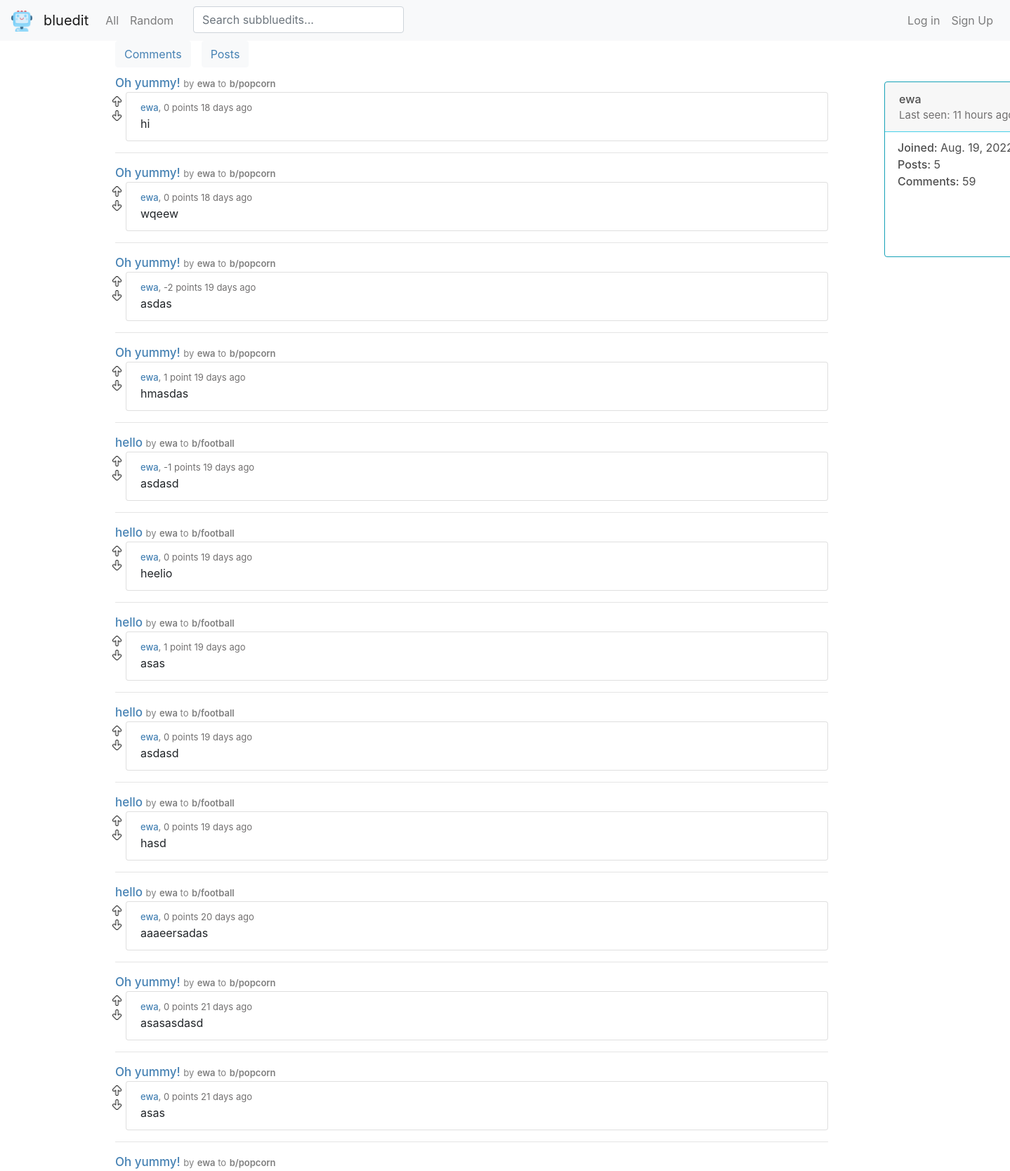
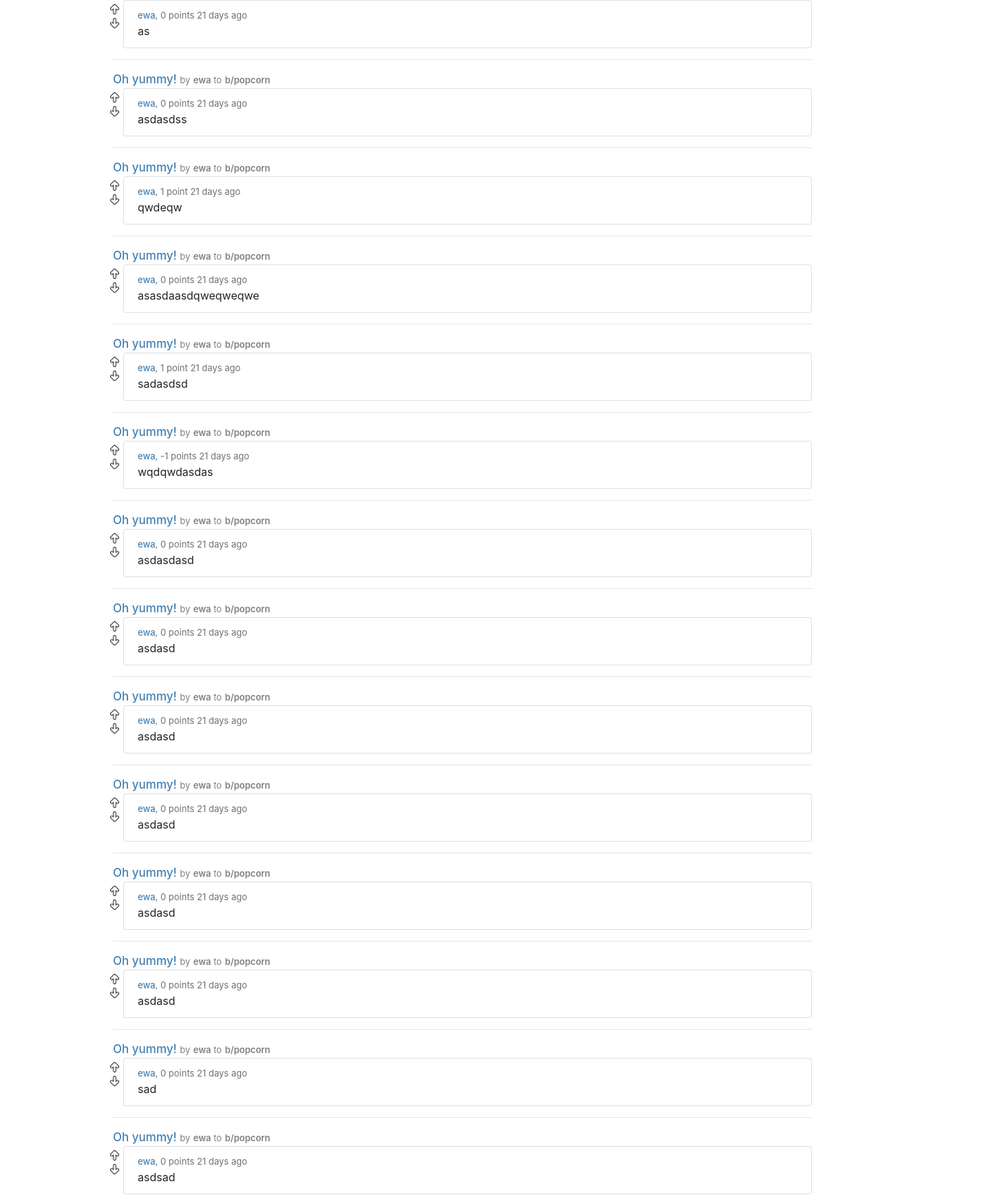
The page /user/ewa (upper part) on the database its author committed (2 pictures, top to bottom).
### bluedit/models.py (models this page shows)
class Comment(models.Model):
    text = models.CharField(max_length=512)
    user = models.ForeignKey(User, on_delete=models.CASCADE, related_name='comments')
    date = models.DateTimeField(auto_now_add=True)
    post = models.ForeignKey(Post, on_delete=models.CASCADE, related_name='comments')
    vote_count = models.IntegerField(default=0)
    parent = models.ForeignKey('self', on_delete=models.CASCADE, related_name='child', null=True, blank=True)
    tree_level = models.IntegerField(default=0, null=True, blank=True)
    class Meta:
        ordering = ['-date']

class Post(models.Model):
    title = models.CharField(max_length=64)
    description = models.CharField(max_length=512, null=True)
    image = models.URLField(null=True)
    date = models.DateTimeField(auto_now_add=True)
    user = models.ForeignKey(User, on_delete=models.CASCADE, related_name='posts')
    subbluedit = models.ForeignKey(Subbluedit, on_delete=models.CASCADE, related_name='posts')
    vote_count = models.IntegerField(default=0)
    class Meta:
        ordering = ['-date']

class User(AbstractUser):
    pass

class Subbluedit(models.Model):
    name = models.CharField(max_length=20, unique=True)
    description = models.CharField(max_length=128)
    user = models.ForeignKey(User, on_delete=models.CASCADE)
    members = models.ManyToManyField(User, default=None, related_name='subs')
    member_count = models.IntegerField(default=0)
    date = models.DateTimeField(auto_now_add=True)
    def __str__(self):
         return self.name

### bluedit/views.py (the view)
# urls.py: path('user/<str:username>', views.user, name='user'),
def user(request, username):
    profile_user = User.objects.get(username=username)
    user_id = request.user.id
    comments = profile_user.comments.all()
    votelist = []
    try:
        user = User.objects.get(pk=user_id)
        for comment in comments:
            if user.votes.filter(comment=comment).exists():
                vote_type = user.votes.get(comment=comment).vote_type
                votelist.append(vote_type)
            else:
                votelist.append(False)
    except User.DoesNotExist:
        for comment in comments:
            votelist.append(False)
    date_time_list = time_passed(comments)
    datelist = date_time_list[0]
    timeunit = date_time_list[1]
    zipped = zip(comments, votelist, datelist, timeunit)
    date = profile_user.date_joined.date()
    post_count = profile_user.posts.all().count()
    comment_count = profile_user.comments.all().count()
    list_of_two = date_to_time(profile_user.last_login)
    time = list_of_two[0]
    unit = list_of_two[1]
    unit.strip()
    return render(request, 'bluedit/user2.html', {
        'comments': comments,
        'profile_user': profile_user,
        'zipped': zipped,
        'date': date,
        'post_count': post_count,
        'comment_count': comment_count,
        'time': time,
        'unit': unit
    })

### bluedit/context_processors.py (called while the page is built)
def sub_list(request):
    try:
        user_id = request.user.id
        user = User.objects.get(pk=user_id)
        sub_list = user.subs.all()
        subs = []
        for sub in sub_list:
            subs.append(sub.name)
    except User.DoesNotExist:
        subs = []
    return {
        'subs': subs
    }

### bluedit/templates/bluedit/user2.html (shortened to what this page needs)
{% extends 'bluedit/layout.html' %}
{% load crispy_forms_tags %}
{% load static %}
{% block body %}
<div class="submit-options">
    <div class="row">
      <button id='submit-option' hx-get="{% url 'user_option' profile_user.username 'comments' %}" hx-target="#submit-form" class="btn btn-light"><span class="submit-options-text">Comments</span></button>
      <button id='submit-option' hx-get="{% url 'user_option' profile_user.username 'posts' %}" hx-target="#submit-form" class="btn btn-light"><span class="submit-options-text"></class>Posts</span></button>
    </div>
</div>
<div class="row">
  <div class="col-11">
    <div id="submit-form" hx-swap="innerHTML">
        {% for comment, vote_type, date, timeunit in zipped %}
        <a class='title-view' style="font-size: 17px;" href="{% url 'post' comment.post.id %}">{{comment.post.title}}</a> <span style="font-size: 13px; color: grey;" class="comment-text">by</span>
                <a style="font-size: 13px; color: grey; font-weight: 600;" href="{% url 'user' comment.post.user.username %}">{{comment.post.user.username}}</a><span style="font-size: 13px; color: grey;"class="comment-text"> to</span>
                <a style="font-size: 13px; color: grey; font-weight: 600;" href="{% url 'subbluedit' comment.post.subbluedit %}">b/{{comment.post.subbluedit}}</a>
        {% include 'bluedit/blocks/comment-block-no-tree.html' %}
        <hr>
        {% endfor %}
    </div>
  </div>
    {% include 'bluedit/blocks/card-block-user.html' %}
</div>
{% endblock %}

### bluedit/templates/bluedit/blocks/comment-block-no-tree.html (shortened to what this page needs)
{% load static %}
<div id='comment-block-{{comment.id}}' class="row">
    {% if user.is_authenticated %}
    <div hx-target="#comment-block-{{comment.id}}" hx-swap="outerHTML">
        <div class="vote-top" hx-headers='{"X-CSRFToken": "{{ csrf_token }}"}'>
            {% if vote_type == 'up' %}
            <a style='margin-bottom: 20px;' href="#" hx-put="{% url 'vote' 'comment' comment.id 'up' True %}"><img src="{% static 'images/arrow-up-full.png' %}" width="15" height="15" alt=""></a>
            {% else %}
            <a style='margin-bottom: 20px;' href="#" hx-put="{% url 'vote' 'comment' comment.id 'up' True %}"><img src="{% static 'images/arrow-up.png' %}" width="15" height="15" alt=""></a>
            {% endif %}
        </div>
        <div class="vote-bottom" hx-headers='{"X-CSRFToken": "{{ csrf_token }}"}'>
            {% if vote_type == 'down' %}
            <a href="#" hx-put="{% url 'vote' 'comment' comment.id 'down' True %}"><img src="{% static 'images/arrow-down-full.png' %}" width="15" height="15" alt=""></a>
            {% else %}
            <a href="#" hx-put="{% url 'vote' 'comment' comment.id 'down' True %}"><img src="{% static 'images/arrow-down.png' %}" width="15" height="15" alt=""></a>
            {% endif %}
        </div>
    </div>
    {% else %}
    <div>
        <div class="vote-top">
            <a href="{% url 'login' %}"><img src="{% static 'images/arrow-up.png' %}" width="15" height="15" alt=""></a>
        </div>
        <div class="vote-bottom">
            <a href="{% url 'login' %}"><img src="{% static 'images/arrow-down.png' %}" width="15" height="15" alt=""></a>
        </div>
    </div>
    {% endif %}
    <div class="col" style="padding-left: 5px;">
        <ul class="list-group-item" style='list-style: none;'>
            <li class="comment-top"><a id='name' href='{% url "user" comment.user.username %}'>{{comment.user.username}}</a>,
                <span>
                    {% if comment.vote_count == 1 %}
                    {{comment.vote_count}} point
                    {% else %}
                    {{comment.vote_count}} points
                    {% endif %}
                    {% if timeunit == 'second' %}
                     less than a minute ago
                    {% else %}
                    {{date}} {{timeunit}}{% if date != 1 %}s{% endif %} ago
                    {% endif %}
            </span>
            </li>
            <div hx-target="this" hx-swap="innerHTML">
                <li class="comment-text">{{comment.text}}</li>
            </div>
        </ul>
    </div>
</div>

### bluedit/templates/bluedit/blocks/card-block-user.html
<div class="col-1">
    <div id='card' class="card border-info" style="max-width: 18rem; margin-left: 50px; height: 250px; width: 350px;">
        <div class="card-header" style="border-color: rgb(71, 209, 233);">
            <span style="font-weight: 500; color: rgb(78, 78, 78);">{{profile_user.username}}</span>
            <div style="font-size: 15px; color:rgb(114, 112, 112);">
                Last seen: {{time}} {{unit}}{% if time != 1 %}s {% endif %}
                ago
            </div>
        </div>
        <div class="card-text">
            <div>
                <span style="font-weight: 500;">Joined: </span> {{date}}
            </div>
            <div>
                <span style="font-weight: 500;">Posts: </span> {{post_count}}
            </div>
            <div>
                <span style="font-weight: 500;">Comments:  </span>{{comment_count}}
            </div>
    </div>
</div>

### bluedit/static/bluedit/styles.css (style rules this page uses)
ul, li { list-style: none; }
.title-view { font-size: 22px; color: #4682B4; font-weight: 500; width: 825px; overflow-wrap: break-word; }
#name { color: #4682B4; font-weight: 500; }
.vote-top { margin-left: 10px; height: 15px; display: block; }
.vote-bottom { margin-top: 5px; margin-left: 10px; height: 15px; display: block; }
.comment-text { font-size: 1rem; font-weight: 400; line-height: 1.5; color: #212529; overflow-wrap: break-word; }
#submit-option { margin-bottom: 10px; margin-left: 15px; }
.submit-options-text { color:#4682B4; }
.comment-top { color:rgb(114, 112, 112); font-size: 13px; }
.card { height: 400px; display: block; width: 300px; }
#card { margin-top: 10px; height: 400px; }
.card-text { color: rgb(78, 78, 78); margin-left:18px; margin-top: 10px; }

### rows shown on the page
Comment: post "Oh yummy!", post.user.username "ewa", post.subbluedit "popcorn", user.username "ewa", vote_count "0", date "18", timeunit "day", text "hi"
Comment: post "Oh yummy!", post.user.username "ewa", post.subbluedit "popcorn", user.username "ewa", vote_count "0", date "18", timeunit "day", text "wqeew"
Comment: post "Oh yummy!", post.user.username "ewa", post.subbluedit "popcorn", user.username "ewa", vote_count "-2", date "19", timeunit "day", text "asdas"
Comment: post "Oh yummy!", post.user.username "ewa", post.subbluedit "popcorn", user.username "ewa", vote_count "1", date "19", timeunit "day", text "hmasdas"
Comment: post "hello", post.user.username "ewa", post.subbluedit "football", user.username "ewa", vote_count "-1", date "19", timeunit "day", text "asdasd"
Comment: post "hello", post.user.username "ewa", post.subbluedit "football", user.username "ewa", vote_count "0", date "19", timeunit "day", text "heelio"
Comment: post "hello", post.user.username "ewa", post.subbluedit "football", user.username "ewa", vote_count "1", date "19", timeunit "day", text "asas"
Comment: post "hello", post.user.username "ewa", post.subbluedit "football", user.username "ewa", vote_count "0", date "19", timeunit "day", text "asdasd"
Comment: post "hello", post.user.username "ewa", post.subbluedit "football", user.username "ewa", vote_count "0", date "19", timeunit "day", text "hasd"
Comment: post "hello", post.user.username "ewa", post.subbluedit "football", user.username "ewa", vote_count "0", date "20", timeunit "day", text "aaaeersadas"
Comment: post "Oh yummy!", post.user.username "ewa", post.subbluedit "popcorn", user.username "ewa", vote_count "0", date "21", timeunit "day", text "asasasdasd"
Comment: post "Oh yummy!", post.user.username "ewa", post.subbluedit "popcorn", user.username "ewa", vote_count "0", date "21", timeunit "day", text "asas"
Comment: post "Oh yummy!", post.user.username "ewa", post.subbluedit "popcorn", user.username "ewa", vote_count "0", date "21", timeunit "day", text "as"
Comment: post "Oh yummy!", post.user.username "ewa", post.subbluedit "popcorn", user.username "ewa", vote_count "0", date "21", timeunit "day", text "asdasdss"
Comment: post "Oh yummy!", post.user.username "ewa", post.subbluedit "popcorn", user.username "ewa", vote_count "1", date "21", timeunit "day", text "qwdeqw"
Comment: post "Oh yummy!", post.user.username "ewa", post.subbluedit "popcorn", user.username "ewa", vote_count "0", date "21", timeunit "day", text "asasdaasdqweqweqwe"
Comment: post "Oh yummy!", post.user.username "ewa", post.subbluedit "popcorn", user.username "ewa", vote_count "1", date "21", timeunit "day", text "sadasdsd"
Comment: post "Oh yummy!", post.user.username "ewa", post.subbluedit "popcorn", user.username "ewa", vote_count "-1", date "21", timeunit "day", text "wqdqwdasdas"
Comment: post "Oh yummy!", post.user.username "ewa", post.subbluedit "popcorn", user.username "ewa", vote_count "0", date "21", timeunit "day", text "asdasdasd"
Comment: post "Oh yummy!", post.user.username "ewa", post.subbluedit "popcorn", user.username "ewa", vote_count "0", date "21", timeunit "day", text "asdasd"
Comment: post "Oh yummy!", post.user.username "ewa", post.subbluedit "popcorn", user.username "ewa", vote_count "0", date "21", timeunit "day", text "asdasd"
Comment: post "Oh yummy!", post.user.username "ewa", post.subbluedit "popcorn", user.username "ewa", vote_count "0", date "21", timeunit "day", text "asdasd"
Comment: post "Oh yummy!", post.user.username "ewa", post.subbluedit "popcorn", user.username "ewa", vote_count "0", date "21", timeunit "day", text "asdasd"
Comment: post "Oh yummy!", post.user.username "ewa", post.subbluedit "popcorn", user.username "ewa", vote_count "0", date "21", timeunit "day", text "asdasd"
Comment: post "Oh yummy!", post.user.username "ewa", post.subbluedit "popcorn", user.username "ewa", vote_count "0", date "21", timeunit "day", text "sad"
Comment: post "Oh yummy!", post.user.username "ewa", post.subbluedit "popcorn", user.username "ewa", vote_count "0", date "21", timeunit "day", text "asdsad"
User: username "ewa"

### other values the page prints
{{ time }} "11"
{{ unit }} "hour"
{{ date }} "Aug. 19,…"
{{ post_count }} "5"
{{ comment_count }} "59"
